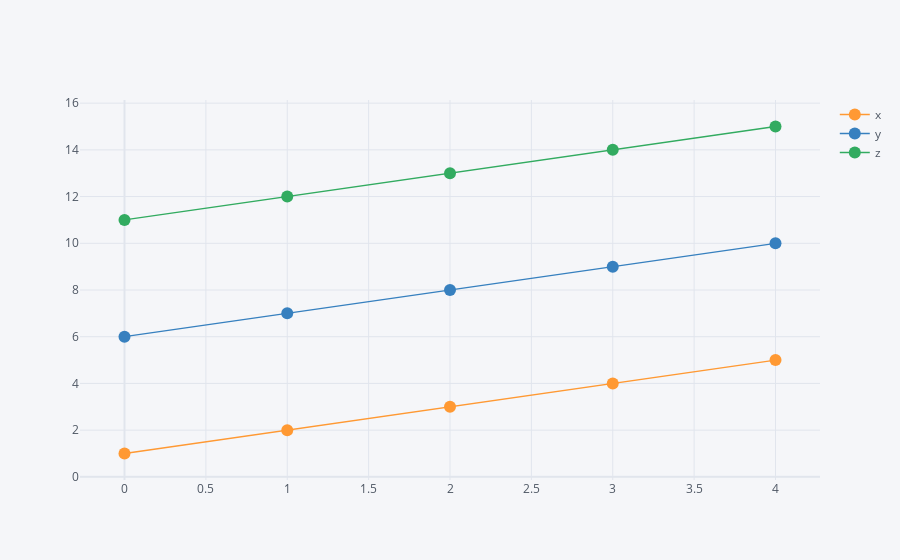

Notebook cell for this chart:
### Code cell
df3.iplot(kind='scatter',mode='lines+markers')

### Figure 1 — Plotly figure (JSON) as saved in the notebook; plotly's stock layout.template omitted (floating-point values rounded to 4 significant figures)
{"data": [{"line": {"color": "rgba(255, 153, 51, 1.0)", "dash": "solid", "shape": "linear", "width": 1.3}, "marker": {"size": 12, "symbol": "circle"}, "mode": "lines+markers", "name": "x", "text": "", "type": "scatter", "x": [0, 1, 2, 3, 4], "y": [1, 2, 3, 4, 5]}, {"line": {"color": "rgba(55, 128, 191, 1.0)", "dash": "solid", "shape": "linear", "width": 1.3}, "marker": {"size": 12, "symbol": "circle"}, "mode": "lines+markers", "name": "y", "text": "", "type": "scatter", "x": [0, 1, 2, 3, 4], "y": [6, 7, 8, 9, 10]}, {"line": {"color": "rgba(50, 171, 96, 1.0)", "dash": "solid", "shape": "linear", "width": 1.3}, "marker": {"size": 12, "symbol": "circle"}, "mode": "lines+markers", "name": "z", "text": "", "type": "scatter", "x": [0, 1, 2, 3, 4], "y": [11, 12, 13, 14, 15]}], "layout": {"legend": {"bgcolor": "#F5F6F9", "font": {"color": "#4D5663"}}, "paper_bgcolor": "#F5F6F9", "plot_bgcolor": "#F5F6F9", "title": {"font": {"color": "#4D5663"}}, "xaxis": {"gridcolor": "#E1E5ED", "showgrid": true, "tickfont": {"color": "#4D5663"}, "title": {"font": {"color": "#4D5663"}, "text": ""}, "zerolinecolor": "#E1E5ED"}, "yaxis": {"gridcolor": "#E1E5ED", "showgrid": true, "tickfont": {"color": "#4D5663"}, "title": {"font": {"color": "#4D5663"}, "text": ""}, "zerolinecolor": "#E1E5ED"}}}
